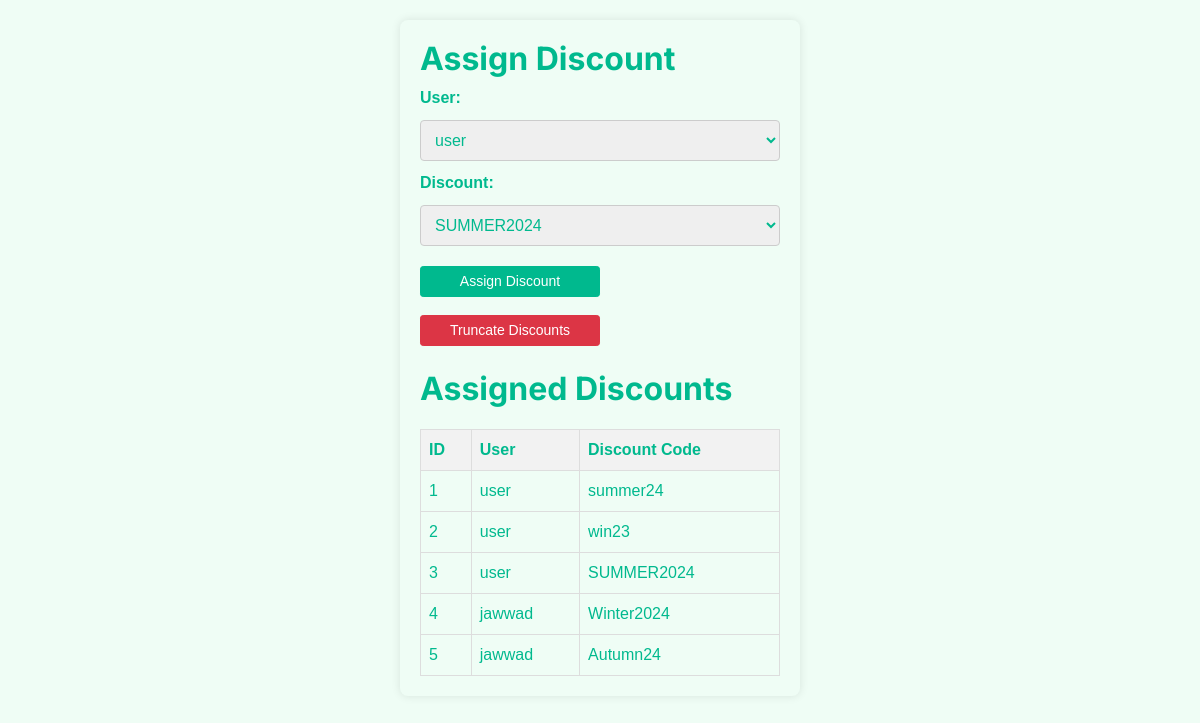
Page /admin_assign_discount.php (signed in) on the committed database.
### tables this page shows
CREATE TABLE `user_discounts` (
  `id` int(11) NOT NULL,
  `user_id` int(11) NOT NULL,
  `discount_id` int(11) NOT NULL
);

CREATE TABLE `users` (
  `id` int(11) NOT NULL,
  `username` varchar(255) NOT NULL,
  `email` varchar(255) NOT NULL,
  `password` varchar(255) NOT NULL,
  `age` int(11) NOT NULL,
  `contact` varchar(255) NOT NULL,
  `profileimage` varchar(255) DEFAULT NULL,
  `AcceptTerm` tinyint(1) NOT NULL DEFAULT 0,
  `role` enum('user','employee','admin') NOT NULL,
  `created_at` datetime DEFAULT current_timestamp(),
  `expires_at` datetime DEFAULT NULL,
  `access_token` varchar(255) DEFAULT NULL
);

CREATE TABLE `discounts` (
  `id` int(11) NOT NULL,
  `discount_code` varchar(50) NOT NULL,
  `discount_percentage` decimal(5,2) NOT NULL,
  `start_date` datetime NOT NULL,
  `end_date` datetime NOT NULL,
  `created_at` timestamp NOT NULL DEFAULT current_timestamp()
);

### admin_assign_discount.php (the view, shortened to what this page needs)
<?php
include("config/db_connection.php");
$sql_users = "SELECT id, username FROM users WHERE role = 'user'";
$result_users = $mysqli->query($sql_users);
$sql_discounts = "SELECT id, discount_code FROM discounts";
$result_discounts = $mysqli->query($sql_discounts);
$sql_assigned_discounts = "
    SELECT ud.id, u.username AS user_name, d.discount_code
    FROM user_discounts ud
    JOIN users u ON ud.user_id = u.id
    JOIN discounts d ON ud.discount_id = d.id
";
$result_assigned_discounts = $mysqli->query($sql_assigned_discounts);
?>
<!DOCTYPE html>
<html lang="en">
<head>
    <link href="https://cdnjs.cloudflare.com/ajax/libs/font-awesome/5.10.0/css/all.min.css" rel="stylesheet">
    <link href="https://cdn.jsdelivr.net/npm/bootstrap-icons@1.4.1/font/bootstrap-icons.css" rel="stylesheet">
    <link href="lib/animate/animate.min.css" rel="stylesheet">
    <link href="lib/owlcarousel/assets/owl.carousel.min.css" rel="stylesheet">
    <link href="css/bootstrap.min.css" rel="stylesheet">
    <link href="css/style.css" rel="stylesheet">
</head>
<body>
    <div class="container">
        <h2 class="text-start text-primary">Assign Discount</h2>
        <form action="admin_assign_discount.php" method="POST">
            <label for="user_id">User:</label>
            <select name="user_id" required>
                <?php while ($row = $result_users->fetch_assoc()): ?>
                    <option value="<?php echo $row['id']; ?>"><?php echo $row['username']; ?></option>
                <?php endwhile; ?>
            </select>
            <label for="discount_id">Discount:</label>
            <select name="discount_id" required>
                <?php while ($row = $result_discounts->fetch_assoc()): ?>
                    <option value="<?php echo $row['id']; ?>"><?php echo $row['discount_code']; ?></option>
                <?php endwhile; ?>
            </select>
            <button type="submit" name="assign_discount" class="btn btn-sm btn-primary w-50">Assign Discount</button>
            <button type="submit" name="truncate_discounts" class="btn btn-sm btn-danger w-50 mt-2">Truncate Discounts</button>
        </form>
        <h2 class="text-primary mt-4">Assigned Discounts</h2>
        <table>
            <thead>
                <tr>
                    <th>ID</th>
                    <th>User</th>
                    <th>Discount Code</th>
                </tr>
            </thead>
            <tbody>
                <?php while ($row = $result_assigned_discounts->fetch_assoc()): ?>
                <tr>
                    <td><?php echo $row['id']; ?></td>
                    <td><?php echo $row['user_name']; ?></td>
                    <td><?php echo $row['discount_code']; ?></td>
                </tr>
                <?php endwhile; ?>
            </tbody>
        </table>
    </div>
</body>
</html>

### css/style.css (style rules this page uses)
:root { --primary: #00B98E; --secondary: #FF6922; --light: #EFFDF5; --dark: #0E2E50; }
.btn { transition: .5s; }
.btn.btn-primary, .btn.btn-secondary { color: #FFFFFF; }

### admin_assign_discount.php (style rules this page uses)
* { color: #00B98E; }
body { font-family: Arial, sans-serif; background-color: #effdf5; margin: 0; padding: 20px; color: white; }
.container { background-color: #effdf5 !important; max-width: 400px; margin: auto; background-color: #fff; padding: 20px; border-radius: 8px; box-shadow: 0 0 10px rgba(0, 0, 0, 0.1); color: black; }
form { display: flex; flex-direction: column; gap: 10px; }
label { font-weight: bold; }
select, button { padding: 10px; border: 1px solid #ccc; border-radius: 4px; }
button { background-color: #4CAF50; color: white; border: none; cursor: pointer; margin-top: 10px; }
table { width: 100%; border-collapse: collapse; margin-top: 20px; }
table, th, td { border: 1px solid #ddd; }
th, td { padding: 8px; text-align: left; }
th { background-color: #f2f2f2; }

### rows in the picture
user_discounts: id "1", user.username "user", discount.discount_code "summer24"
user_discounts: id "2", user.username "user", discount.discount_code "win23"
user_discounts: id "3", user.username "user", discount.discount_code "SUMMER2024"
user_discounts: id "4", user.username "jawwad", discount.discount_code "Winter2024"
user_discounts: id "5", user.username "jawwad", discount.discount_code "Autumn24"

### other values in the picture
form field user_id "user"
form field discount_id "SUMMER2024"
